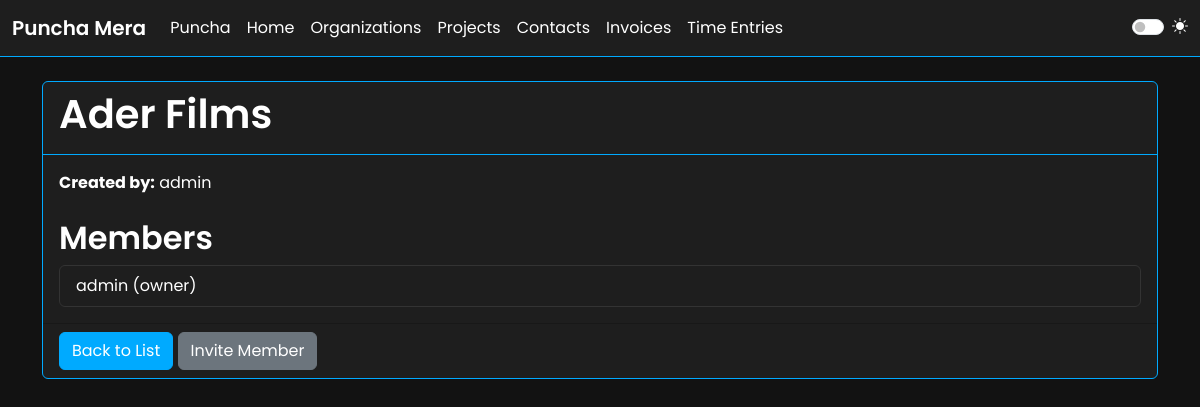
The app's page /accounts/organizations/1/ (signed in) with its own data.
### accounts/models.py (models this page shows, shortened)
class Organization(models.Model):
    name = models.CharField(max_length=100)
    created_by = models.ForeignKey(CustomUser, on_delete=models.CASCADE)

class CustomUser(AbstractUser):
    pass

class Membership(models.Model):
    ROLE_CHOICES = (
        ('owner', 'Owner'),
        ('admin', 'Admin'),
        ('member', 'Member'),
    )
    user = models.ForeignKey(CustomUser, on_delete=models.CASCADE, related_name='memberships')
    organization = models.ForeignKey(Organization, on_delete=models.CASCADE, related_name='members')
    role = models.CharField(max_length=10, choices=ROLE_CHOICES)

### accounts/views.py (the view)
# urls.py: path('organizations/<int:pk>/', OrganizationDetailView.as_view(), name='organization-detail'),
class OrganizationDetailView(LoginRequiredMixin, DetailView):
    model = Organization
    template_name = 'accounts/organization_detail.html'

### templates/accounts/organization_detail.html
{% extends 'base.html' %}
{% block content %}
  <div class="card">
    <div class="card-header">
      <h1 class="card-title">{{ object.name }}</h1>
    </div>
    <div class="card-body">
      <p><strong>Created by:</strong> {{ object.created_by }}</p>
      <h2 class="mt-4">Members</h2>
      <ul class="list-group">
        {% for member in object.members.all %}
          <li class="list-group-item">{{ member.user.username }} ({{ member.role }})</li>
        {% endfor %}
      </ul>
    </div>
    <div class="card-footer">
      <a href="{% url 'accounts:organization-list' %}" class="btn btn-primary">Back to List</a>
      <a href="{% url 'accounts:send-invitation' object.pk %}" class="btn btn-secondary">Invite Member</a>
    </div>
  </div>
{% endblock %}

### static/css/style.css (style rules this page uses)
:root { --primary-color: #6a5acd; --secondary-color: #f0f8ff; --dark-color: #333; --light-color: #f4f4f4; --font-family: 'Poppins', sans-serif; }
body { font-family: var(--font-family); background-color: var(--light-color); color: var(--dark-color); }
.btn-primary { background-color: var(--primary-color); border-color: var(--primary-color); }
h1, h2, h3, h4, h5, h6 { font-weight: 600; }

### static/css/theme.css (style rules this page uses)
:root { --primary-color: #00aaff; --secondary-color: #00ffaa; --background-color: #121212; --surface-color: #1e1e1e; --text-color: #ffffff; --text-secondary-color: #aaaaaa; --input-bg-color: #2c2c2c; --input-border-color: #444; --bs-table-color: var(--text-color); --bs-table-bg: var(--surface-color); --bs-table-striped-color: var(--text-color); }
body { background-color: var(--background-color); color: var(--text-color); }
.btn-primary { background-color: var(--primary-color); border-color: var(--primary-color); }
.card { background-color: var(--surface-color); border: 1px solid var(--primary-color); }
.card-header { border-bottom: 1px solid var(--primary-color); }
.card-body { color: var(--text-color); }
.card-title { color: var(--text-color); }
.list-group-item { background-color: var(--surface-color); color: var(--text-color); border-color: #333; }
a { color: var(--primary-color); }

### records on screen
Organization: name "Ader Films", created_by "admin"
Membership: user.username "admin", role "owner"
